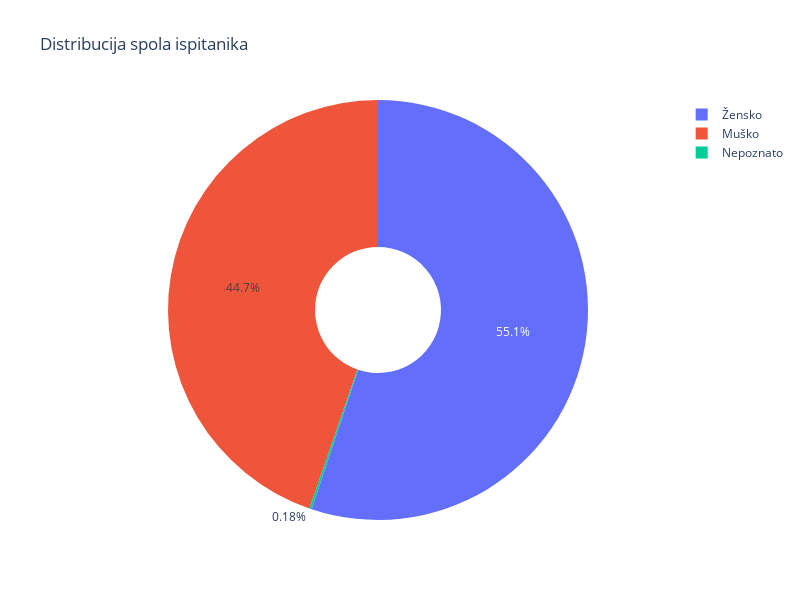

This figure's notebook cell:
### Code cell
#analiza distribucije etnične pripadnosti, bračnog statusa, spola, zanimanje i kvalifikacije ispitanika
fig1 = px.pie(metadata_df, names="SEX_ID", title="Distribucija spola ispitanika", hole=0.3)
fig1.update_layout(width=800, height=600)  # Smanjuje širinu i visinu
fig1.show()

### Figure 1 — Plotly figure (JSON) as saved in the notebook; plotly's stock layout.template omitted (floating-point values rounded to 4 significant figures; data arrays with more than 128 entries replaced by an {"elided": "..."} marker saying what was removed)
{"data": [{"domain": {"x": [0, 1], "y": [0, 1]}, "hole": 0.3, "hovertemplate": "SEX_ID=%{label}<extra></extra>", "labels": {"elided": "557 str values"}, "legendgroup": "", "name": "", "showlegend": true, "type": "pie"}], "layout": {"height": 600, "legend": {"tracegroupgap": 0}, "title": {"text": "Distribucija spola ispitanika"}, "width": 800}}
